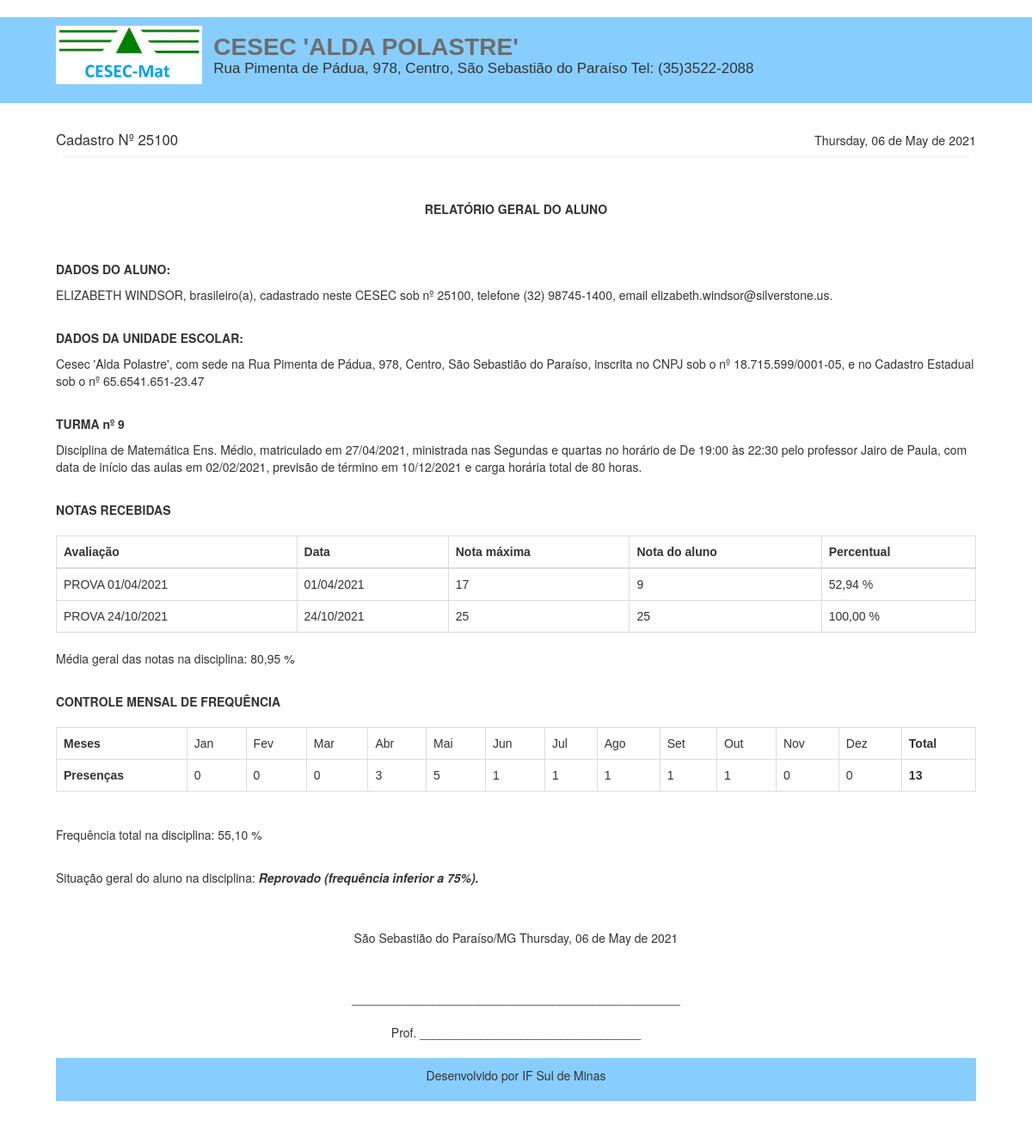
Page /cesec/rel/relatorio-geral_html.php?id=18 on the committed database.
### tables this page shows
CREATE TABLE `alunos` (
  `id` int(11) NOT NULL,
  `nome` varchar(50) NOT NULL,
  `cadastro` varchar(20) NOT NULL,
  `telefone` varchar(20) NOT NULL,
  `email` varchar(50) NOT NULL
);

CREATE TABLE `matriculas` (
  `id` int(11) NOT NULL,
  `turma` int(11) NOT NULL,
  `aluno` int(11) NOT NULL,
  `data` date NOT NULL
);

CREATE TABLE `disciplinas` (
  `id` int(11) NOT NULL,
  `nome` varchar(50) NOT NULL
);

CREATE TABLE `turmas` (
  `id` int(11) NOT NULL,
  `disciplina` int(11) NOT NULL,
  `data_inicio` date DEFAULT NULL,
  `data_final` date DEFAULT NULL,
  `horario` varchar(30) DEFAULT NULL,
  `dia` varchar(30) DEFAULT NULL,
  `ano` int(11) NOT NULL,
  `professor` int(11) NOT NULL,
  `carga_horaria` int(11) NOT NULL
);

CREATE TABLE `professores` (
  `id` int(11) NOT NULL,
  `nome` varchar(50) NOT NULL,
  `cpf` varchar(20) NOT NULL,
  `telefone` varchar(20) NOT NULL,
  `email` varchar(50) NOT NULL
);

CREATE TABLE `avaliacao` (
  `id` int(11) NOT NULL,
  `turma` int(11) NOT NULL,
  `tipo` varchar(50) NOT NULL,
  `nota_max` int(11) NOT NULL,
  `data_av` date NOT NULL
);

CREATE TABLE `notas` (
  `id` int(11) NOT NULL,
  `turma` int(11) NOT NULL,
  `aluno` int(11) NOT NULL,
  `avaliacao` int(11) NOT NULL,
  `nota` int(11) DEFAULT NULL
);

### cesec/config.php (called while the page is built, shortened)
<?php
$nome_escola = "Cesec 'Alda Polastre'";
$endereco_escola = "Rua Pimenta de Pádua, 978, Centro, São Sebastião do Paraíso";
$telefone_escola = "(35)3522-2088";
$rodape_relatorios = "Desenvolvido por IF Sul de Minas";
$cnpj_escola = '18.715.599/0001-05';
$cidade_escola = 'São Sebastião do Paraíso/MG';
 ?>

### cesec/rel/relatorio-geral_html.php (the view, shortened to what this page needs)
<?php
require_once("../conexao.php");
$id = $_GET['id'];
$data_hoje = utf8_encode(strftime('%A, %d de %B de %Y', strtotime('today')));
$query_1 = $pdo->query("SELECT * FROM alunos where id = '$id' ");
$res_1 = $query_1->fetchAll(PDO::FETCH_ASSOC);
$nome_aluno = $res_1[0]['nome'];
$cadastro = $res_1[0]['cadastro'];
$telefone = $res_1[0]['telefone'];
$email = $res_1[0]['email'];
?>
<!DOCTYPE html>
<html>
<head>
	<link rel="stylesheet" href="https://maxcdn.bootstrapcdn.com/bootstrap/3.3.7/css/bootstrap.min.css">
</head>
<body>
	<div class="cabecalho">
		<div class="container">
			<div class="row titulos">
				<div class="col-sm-2 esquerda_float image">
					<img src="../img/logo1.png" width="170px">
				</div>
				<div class="col-sm-10 esquerda_float">
					<h2 class="titulo"><b><?php echo strtoupper($nome_escola) ?></b></h2>
					<h6 class="subtitulo"><?php echo $endereco_escola . ' Tel: '.$telefone_escola  ?></h6>
				</div>
			</div>
		</div>
	</div>
	<div class="container">
		<div class="row">
			<div class="col-sm-8 esquerda">
				<big> Cadastro Nº <?php echo $cadastro ?>  </big>
			</div>
			<div class="col-sm-4 direita" align="right">
				<big> <small><?php echo $data_hoje; ?></small> </big>
			</div>
		</div>
		<hr>
        <br></br>
        <p align="center"><b>RELATÓRIO GERAL DO ALUNO</b></p>
        <br></br>
<p><b>DADOS DO ALUNO: </b></p>
<p><?php echo strtoupper($nome_aluno) ?>, brasileiro(a), cadastrado neste CESEC sob nº <?php echo $cadastro ?>, telefone <?php echo $telefone ?>, email <?php echo $email ?>.</p>
<br>
<p>
<b>DADOS DA UNIDADE ESCOLAR:</b></p>
<p> <?php echo $nome_escola ?>, com sede na <?php echo $endereco_escola ?>, inscrita no CNPJ sob o nº <?php echo $cnpj_escola ?>, e no Cadastro Estadual sob o nº 65.6541.651-23.47</p>
<br>
<?php
$query_2 = $pdo->query("SELECT * FROM matriculas where aluno = '$id' order by turma ");
$res_2 = $query_2->fetchAll(PDO::FETCH_ASSOC);
for ($i=0; $i < count($res_2); $i++) {
	$turma = @$res_2[$i]['turma'];
	$data_mat = @$res_2[$i]['data'];
	$query_3 = $pdo->query("SELECT * FROM turmas where id = '$turma' ");
	$res_3 = $query_3->fetchAll(PDO::FETCH_ASSOC);
		$disciplina = $res_3[0]['disciplina'];
		$dia = @$res_3[0]['dia'];
		$professor = @$res_3[0]['professor'];
		$horario = @$res_3[0]['horario'];
		$data_inicio = @$res_3[0]['data_inicio'];
		$data_final = @$res_3[0]['data_final'];
		$carga_horaria = @$res_3[0]['carga_horaria'];
		$query_4 = $pdo->query("SELECT * FROM professores where id = '$professor' ");
		$res_4 = $query_4->fetchAll(PDO::FETCH_ASSOC);
		$nome_prof = @$res_4[0]['nome'];
		$query_5 = $pdo->query("SELECT * FROM disciplinas where id = '$disciplina' ");
		$res_5 = $query_5->fetchAll(PDO::FETCH_ASSOC);
		$nome_disc = @$res_5[0]['nome'];
		$data_matF = implode('/', array_reverse(explode('-', $data_mat)));
		$data_inicioF = implode('/', array_reverse(explode('-', $data_inicio)));
		$data_finalF = implode('/', array_reverse(explode('-', $data_final)));
		?>
		<p>
		<b>TURMA nº <?php echo $turma ?></b></p> Disciplina de <?php echo $nome_disc ?>, matriculado em <?php echo $data_matF ?>, ministrada nas <?php echo $dia ?> no horário de <?php echo $horario ?> pelo professor <?php echo $nome_prof ?>, com data de início das aulas em <?php echo $data_inicioF ?>, previsão de término em <?php echo $data_finalF ?> e carga horária total de <?php echo $carga_horaria ?> horas.</p>
		<br>
		<p>
		<b>NOTAS RECEBIDAS</b></p>
		<table class="table table-bordered" id="dataTable" width="100%" cellspacing="0">
					<thead>
						<tr>
                            <th>Avaliação</th>
                            <th>Data</th>
                            <th>Nota máxima</th>
                            <th>Nota do aluno</th>
							<th>Percentual</th>
						</tr>
					</thead>
						<tbody>
						<?php
						$nota_rec_acum = 0;
						$nota_max_acum = 0;
						$query_2 = $pdo->query("SELECT * FROM notas where aluno = '$id' ");
						$res_2 = $query_2->fetchAll(PDO::FETCH_ASSOC);
						for ($i=0; $i < count($res_2); $i++) {
							$avaliacao = $res_2[$i]['avaliacao'];
							$nota = $res_2[$i]['nota']/100;
							$nota_rec_acum = $nota_rec_acum + $nota;
							$query_4 = $pdo->query("SELECT * FROM avaliacao where id = '$avaliacao' ");
							$res_4 = $query_4->fetchAll(PDO::FETCH_ASSOC);
							$data_av = @$res_4[0]['data_av'];
							$nota_max = @$res_4[0]['nota_max']/100;
							$tipo = @$res_4[0]['tipo'];
							$data_avF = implode('/', array_reverse(explode('-', $data_av)));
							$nota_max_acum = $nota_max_acum + $nota_max;
							$percentual = ($nota / $nota_max)*100;
							$percentualF = number_format($percentual, 2, ',', '');
							$resultado_nota = ($nota_rec_acum / $nota_max_acum)*100;
							$resultado_notaF = number_format($resultado_nota, 2, ',', '');
						?>
						<tr>
							<td><?php echo $tipo ?></td>
							<td><?php echo $data_avF ?></td>
							<td><?php echo $nota_max ?></td>
							<td><?php echo $nota ?></td>
							<td><?php echo $percentualF ?> %</td>
						</tr>
            			<?php }  ?>
	 				</tbody>
 				</table>
				 <p>Média geral das notas na disciplina: <?php echo $resultado_notaF ?> %</p>
				 <?php
						$freq_acumulada = 0;
						$query_2 = $pdo->query("SELECT * FROM frequencia where aluno = '$id' and tipo = 'saida' ");
						$res_2 = $query_2->fetchAll(PDO::FETCH_ASSOC);
						for ($i=0; $i < count($res_2); $i++) {
							$turma = $res_2[$i]['turma'];
							$carga_horaria = $res_2[$i]['carga_horaria'];
							$partes = explode(':', $carga_horaria);
							$segundos = $partes[0] * 3600 + $partes[1] * 60 + $partes[2];
							$freq_acumulada = $freq_acumulada + $segundos;
							$query_3 = $pdo->query("SELECT * FROM turmas where id = '$turma' ");
							$res_3 = $query_3->fetchAll(PDO::FETCH_ASSOC);
							$carga_horaria_turma = ($res_3[0]['carga_horaria'])*3600;
							$resultado_freq = ($freq_acumulada / $carga_horaria_turma)*100;
							$resultado_freqF = number_format($resultado_freq, 2, ',', '');
							if($resultado_nota >= 60 && $resultado_freq >= 75){
								$situação_geral = "Aprovado.";
							}else if($resultado_nota >=60 && $resultado_freq < 75){
								$situação_geral = "Reprovado (frequência inferior a 75%).";
								}else if($resultado_nota <=60 && $resultado_freq > 75){
									$situação_geral = "Reprovado (média de notas inferior a 60%).";
									}else {
										$situação_geral = "Reprovado (média de notas inferior a 60% e frequência inferior a 75%).";
									}
							?>
						<?php } ?>
				 <br>
				 <p><b>CONTROLE MENSAL DE FREQUÊNCIA</b></p>
		<table class="table table-bordered" id="dataTable" width="100%" cellspacing="0">
					<tbody>
						<?php
						$query_7 = $pdo->query("SELECT * FROM frequencia where aluno = '$id' and tipo = 'saida' and MONTH(data_freq) = '01' ");
						$res_7 = $query_7->fetchAll(PDO::FETCH_ASSOC);
						$freq_jan = count($res_7);
						$query_8 = $pdo->query("SELECT * FROM frequencia where aluno = '$id' and tipo = 'saida' and MONTH(data_freq) = '02' ");
						$res_8 = $query_8->fetchAll(PDO::FETCH_ASSOC);
						$freq_fev = count($res_8);
						$query_9 = $pdo->query("SELECT * FROM frequencia where aluno = '$id' and tipo = 'saida' and MONTH(data_freq) = '03' ");
						$res_9 = $query_9->fetchAll(PDO::FETCH_ASSOC);
						$freq_mar = count($res_9);
						$query_10 = $pdo->query("SELECT * FROM frequencia where aluno = '$id' and tipo = 'saida' and MONTH(data_freq) = '04' ");
						$res_10 = $query_10->fetchAll(PDO::FETCH_ASSOC);
						$freq_abr = count($res_10);
						$query_11 = $pdo->query("SELECT * FROM frequencia where aluno = '$id' and tipo = 'saida' and MONTH(data_freq) = '05' ");
						$res_11 = $query_11->fetchAll(PDO::FETCH_ASSOC);
						$freq_mai = count($res_11);
						$query_12 = $pdo->query("SELECT * FROM frequencia where aluno = '$id' and tipo = 'saida' and MONTH(data_freq) = '06' ");
						$res_12 = $query_12->fetchAll(PDO::FETCH_ASSOC);
						$freq_jun = count($res_12);
						$query_13 = $pdo->query("SELECT * FROM frequencia where aluno = '$id' and tipo = 'saida' and MONTH(data_freq) = '07' ");
						$res_13 = $query_13->fetchAll(PDO::FETCH_ASSOC);
						$freq_jul = count($res_13);
						$query_14 = $pdo->query("SELECT * FROM frequencia where aluno = '$id' and tipo = 'saida' and MONTH(data_freq) = '08' ");
						$res_14 = $query_14->fetchAll(PDO::FETCH_ASSOC);
						$freq_ago = count($res_14);
						$query_15 = $pdo->query("SELECT * FROM frequencia where aluno = '$id' and tipo = 'saida' and MONTH(data_freq) = '09' ");
						$res_15 = $query_15->fetchAll(PDO::FETCH_ASSOC);
						$freq_set = count($res_15);
						$query_16 = $pdo->query("SELECT * FROM frequencia where aluno = '$id' and tipo = 'saida' and MONTH(data_freq) = '10' ");
						$res_16 = $query_16->fetchAll(PDO::FETCH_ASSOC);
						$freq_out = count($res_16);
						$query_17 = $pdo->query("SELECT * FROM frequencia where aluno = '$id' and tipo = 'saida' and MONTH(data_freq) = '11' ");
						$res_17 = $query_17->fetchAll(PDO::FETCH_ASSOC);
						$freq_nov = count($res_17);
						$query_18 = $pdo->query("SELECT * FROM frequencia where aluno = '$id' and tipo = 'saida' and MONTH(data_freq) = '12' ");
						$res_18 = $query_18->fetchAll(PDO::FETCH_ASSOC);
						$freq_dez = count($res_18);
						$freq_anual = $freq_jan + $freq_fev + $freq_mar + $freq_abr + $freq_mai + $freq_jun + $freq_jul + $freq_ago + $freq_set + $freq_out + $freq_nov + $freq_dez;
						?>
						<tr>
						<td><b>Meses</b></td>
						<td>Jan</td>
						<td>Fev</td>
						<td>Mar</td>
						<td>Abr</td>
						<td>Mai</td>
						<td>Jun</td>
						<td>Jul</td>
						<td>Ago</td>
						<td>Set</td>
						<td>Out</td>
						<td>Nov</td>
						<td>Dez</td>
						<td><b>Total</b></td>
						</tr>
						<tr>
						<td><b>Presenças</b></td>
						<td><?php echo $freq_jan ?></td>
						<td><?php echo $freq_fev ?></td>
						<td><?php echo $freq_mar ?></td>
						<td><?php echo $freq_abr ?></td>
						<td><?php echo $freq_mai ?></td>
						<td><?php echo $freq_jun ?></td>
						<td><?php echo $freq_jul ?></td>
						<td><?php echo $freq_ago ?></td>
						<td><?php echo $freq_set ?></td>
						<td><?php echo $freq_out ?></td>
						<td><?php echo $freq_nov ?></td>
						<td><?php echo $freq_dez ?></td>
						<td><b><?php echo $freq_anual ?></b></td>
						</tr>
						</tbody>
						</table>
				 <br>
				<p>Frequência total na disciplina: <?php echo $resultado_freqF ?> %</p>
				<br>
				<p>Situação geral do aluno na disciplina: <b><i><?php echo $situação_geral ?></b></i></p>
	<?php }  ?>
<br>
<br>
<p align="center">
<?php echo ($cidade_escola) .'  '. $data_hoje ?>
</p>
<br><br>
<p align="center">
_________________________________________________<br>
<br>Prof. _________________________________
</p>
				<div class="footer">
		<p style="font-size:14px" align="center"><?php echo $rodape_relatorios ?></p>
	</div>
				</body>
				</html>

### cesec/rel/relatorio-geral_html.php (style rules this page uses)
.footer { margin-top:20px; width:100%; background-color: #87ceff; padding:10px; }
.cabecalho { background-color: #87ceff; padding:10px; margin-bottom:30px; margin-top:20px; width:100%; height:100px; }
.titulo { margin:0; font-size:28px; font-family:Arial, Helvetica, sans-serif; color:#6e6d6d; }
.subtitulo { margin:0; font-size:17px; font-family:Arial, Helvetica, sans-serif; }
.esquerda { display:inline; width:50%; float:left; }
.direita { display:inline; width:50%; float:right; }
.table { padding:15px; font-family:Verdana, sans-serif; margin-top:20px; }
.esquerda_float { margin-bottom:10px; float:left; display:inline; }
.titulos { margin-top:10px; }
.image { margin-top:-10px; }
hr { margin:8px; padding:1px; }
.container { padding-left:50px; padding-right:50px; padding-bottom:50px; }

### rows in the picture
alunos: cadastro "25100", nome "ELIZABETH WINDSOR", telefone "(32) 98745-1400", email "elizabeth.windsor@silverstone.us"
matriculas: turma "9", data "27/04/2021"
disciplinas: nome "Matemática Ens. Médio"
turmas: dia "Segundas e quartas", horario "De 19:00 às 22:30", data_inicio "02/02/2021", data_final "10/12/2021", carga_horaria "80", carga_horaria "55,10", carga_horaria "Reprovado (frequência inferior a 75%)."
professores: nome "Jairo de Paula"
avaliacao: tipo "PROVA 01/04/2021", data_av "01/04/2021", nota_max "17"
notas: nota "9", nota.nota_max "52,94"
avaliacao: tipo "PROVA 24/10/2021", data_av "24/10/2021", nota_max "25"
notas: nota "25", nota.nota_max "100,00"

### other values in the picture
$nome_escola "CESEC 'ALDA POLASTRE'"
$endereco_escola "Rua Pimenta de Pádua, 978, Centro, São Sebastião do Paraíso"
$telefone_escola "(35)3522-2088"
$data_hoje "Thursday, 06 de May de 2021"
$nome_escola "Cesec 'Alda Polastre'"
$cnpj_escola "18.715.599/0001-05"
$resultado_notaF "80,95"
$freq_jan "0"
$freq_fev "0"
$freq_mar "0"
$freq_abr "3"
$freq_mai "5"
$freq_jun "1"
$freq_jul "1"
$freq_ago "1"
